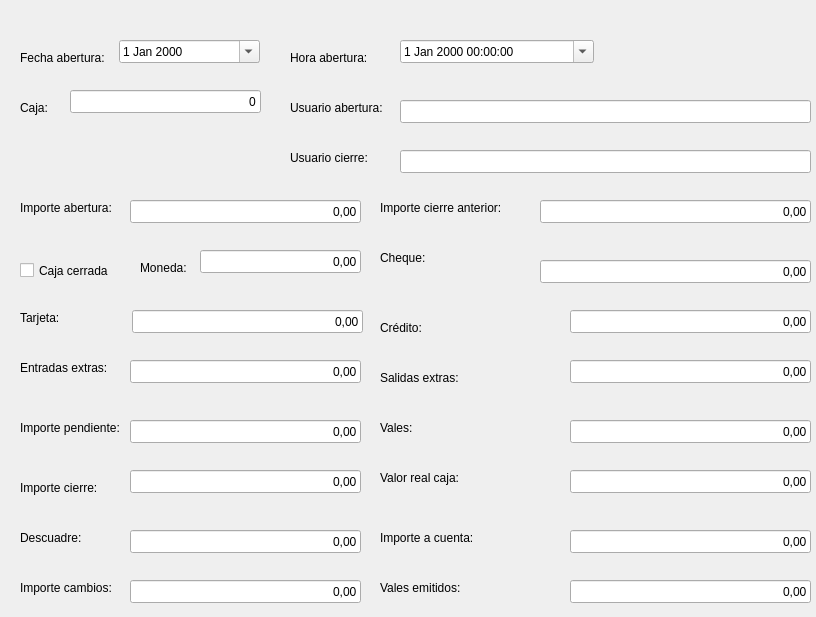
<?xml version="1.0" encoding="UTF-8"?>
<ui version="4.0">
 <class>Frmcajaabierta</class>
 <widget class="QDialog" name="Frmcajaabierta">
  <property name="geometry">
   <rect>
    <x>0</x>
    <y>0</y>
    <width>816</width>
    <height>617</height>
   </rect>
  </property>
  <property name="windowTitle">
   <string>Dialog</string>
  </property>
  <widget class="QDateEdit" name="txtdFechaAbertura">
   <property name="geometry">
    <rect>
     <x>119</x>
     <y>40</y>
     <width>141</width>
     <height>23</height>
    </rect>
   </property>
   <property name="calendarPopup">
    <bool>true</bool>
   </property>
  </widget>
  <widget class="QLabel" name="label">
   <property name="geometry">
    <rect>
     <x>20</x>
     <y>50</y>
     <width>91</width>
     <height>16</height>
    </rect>
   </property>
   <property name="text">
    <string>Fecha abertura:</string>
   </property>
  </widget>
  <widget class="QLabel" name="label_2">
   <property name="geometry">
    <rect>
     <x>290</x>
     <y>50</y>
     <width>91</width>
     <height>16</height>
    </rect>
   </property>
   <property name="text">
    <string>Hora abertura:</string>
   </property>
  </widget>
  <widget class="QDateTimeEdit" name="txtcHoraAbertura">
   <property name="geometry">
    <rect>
     <x>400</x>
     <y>40</y>
     <width>194</width>
     <height>23</height>
    </rect>
   </property>
   <property name="calendarPopup">
    <bool>true</bool>
   </property>
  </widget>
  <widget class="QLabel" name="label_3">
   <property name="geometry">
    <rect>
     <x>20</x>
     <y>100</y>
     <width>41</width>
     <height>16</height>
    </rect>
   </property>
   <property name="text">
    <string>Caja:</string>
   </property>
  </widget>
  <widget class="QLabel" name="label_4">
   <property name="geometry">
    <rect>
     <x>290</x>
     <y>100</y>
     <width>101</width>
     <height>16</height>
    </rect>
   </property>
   <property name="text">
    <string>Usuario abertura:</string>
   </property>
  </widget>
  <widget class="QLineEdit" name="txtnCaja">
   <property name="geometry">
    <rect>
     <x>70</x>
     <y>90</y>
     <width>191</width>
     <height>23</height>
    </rect>
   </property>
   <property name="text">
    <string>0</string>
   </property>
   <property name="alignment">
    <set>Qt::AlignRight|Qt::AlignTrailing|Qt::AlignVCenter</set>
   </property>
  </widget>
  <widget class="QLineEdit" name="txtcUsuarioAbertura">
   <property name="geometry">
    <rect>
     <x>400</x>
     <y>100</y>
     <width>411</width>
     <height>23</height>
    </rect>
   </property>
  </widget>
  <widget class="QLineEdit" name="txtcUsuarioCierre">
   <property name="geometry">
    <rect>
     <x>400</x>
     <y>150</y>
     <width>411</width>
     <height>23</height>
    </rect>
   </property>
  </widget>
  <widget class="QLabel" name="label_5">
   <property name="geometry">
    <rect>
     <x>290</x>
     <y>150</y>
     <width>81</width>
     <height>16</height>
    </rect>
   </property>
   <property name="text">
    <string>Usuario cierre:</string>
   </property>
  </widget>
  <widget class="QLabel" name="label_6">
   <property name="geometry">
    <rect>
     <x>20</x>
     <y>200</y>
     <width>101</width>
     <height>16</height>
    </rect>
   </property>
   <property name="text">
    <string>Importe abertura:</string>
   </property>
  </widget>
  <widget class="QLabel" name="label_7">
   <property name="geometry">
    <rect>
     <x>380</x>
     <y>200</y>
     <width>131</width>
     <height>16</height>
    </rect>
   </property>
   <property name="text">
    <string>Importe cierre anterior:</string>
   </property>
  </widget>
  <widget class="QLineEdit" name="txtrImporteAbertura">
   <property name="geometry">
    <rect>
     <x>130</x>
     <y>200</y>
     <width>231</width>
     <height>23</height>
    </rect>
   </property>
   <property name="text">
    <string>0,00</string>
   </property>
   <property name="alignment">
    <set>Qt::AlignRight|Qt::AlignTrailing|Qt::AlignVCenter</set>
   </property>
  </widget>
  <widget class="QLineEdit" name="txtrImporteCierreAnterior">
   <property name="geometry">
    <rect>
     <x>540</x>
     <y>200</y>
     <width>271</width>
     <height>23</height>
    </rect>
   </property>
   <property name="text">
    <string>0,00</string>
   </property>
   <property name="alignment">
    <set>Qt::AlignRight|Qt::AlignTrailing|Qt::AlignVCenter</set>
   </property>
  </widget>
  <widget class="QCheckBox" name="chklCajaCerrada">
   <property name="geometry">
    <rect>
     <x>20</x>
     <y>260</y>
     <width>101</width>
     <height>21</height>
    </rect>
   </property>
   <property name="text">
    <string>Caja cerrada</string>
   </property>
  </widget>
  <widget class="QLabel" name="label_8">
   <property name="geometry">
    <rect>
     <x>140</x>
     <y>260</y>
     <width>54</width>
     <height>15</height>
    </rect>
   </property>
   <property name="text">
    <string>Moneda:</string>
   </property>
  </widget>
  <widget class="QLabel" name="label_9">
   <property name="geometry">
    <rect>
     <x>380</x>
     <y>250</y>
     <width>54</width>
     <height>15</height>
    </rect>
   </property>
   <property name="text">
    <string>Cheque:</string>
   </property>
  </widget>
  <widget class="QLineEdit" name="txtrMoneda">
   <property name="geometry">
    <rect>
     <x>200</x>
     <y>250</y>
     <width>161</width>
     <height>23</height>
    </rect>
   </property>
   <property name="text">
    <string>0,00</string>
   </property>
   <property name="alignment">
    <set>Qt::AlignRight|Qt::AlignTrailing|Qt::AlignVCenter</set>
   </property>
  </widget>
  <widget class="QLineEdit" name="txtrCheque">
   <property name="geometry">
    <rect>
     <x>1024</x>
     <y>499</y>
     <width>161</width>
     <height>23</height>
    </rect>
   </property>
   <property name="text">
    <string>0,</string>
   </property>
   <property name="alignment">
    <set>Qt::AlignRight|Qt::AlignTrailing|Qt::AlignVCenter</set>
   </property>
  </widget>
  <widget class="QLineEdit" name="txtrTarjeta">
   <property name="geometry">
    <rect>
     <x>132</x>
     <y>310</y>
     <width>231</width>
     <height>23</height>
    </rect>
   </property>
   <property name="text">
    <string>0,00</string>
   </property>
   <property name="alignment">
    <set>Qt::AlignRight|Qt::AlignTrailing|Qt::AlignVCenter</set>
   </property>
  </widget>
  <widget class="QLineEdit" name="txtrCredito">
   <property name="geometry">
    <rect>
     <x>570</x>
     <y>310</y>
     <width>241</width>
     <height>23</height>
    </rect>
   </property>
   <property name="text">
    <string>0,00</string>
   </property>
   <property name="alignment">
    <set>Qt::AlignRight|Qt::AlignTrailing|Qt::AlignVCenter</set>
   </property>
  </widget>
  <widget class="QLabel" name="label_10">
   <property name="geometry">
    <rect>
     <x>20</x>
     <y>310</y>
     <width>54</width>
     <height>15</height>
    </rect>
   </property>
   <property name="text">
    <string>Tarjeta:</string>
   </property>
  </widget>
  <widget class="QLabel" name="label_11">
   <property name="geometry">
    <rect>
     <x>380</x>
     <y>320</y>
     <width>54</width>
     <height>15</height>
    </rect>
   </property>
   <property name="text">
    <string>Crédito:</string>
   </property>
  </widget>
  <widget class="QLabel" name="label_12">
   <property name="geometry">
    <rect>
     <x>20</x>
     <y>360</y>
     <width>91</width>
     <height>16</height>
    </rect>
   </property>
   <property name="text">
    <string>Entradas extras:</string>
   </property>
  </widget>
  <widget class="QLabel" name="label_13">
   <property name="geometry">
    <rect>
     <x>380</x>
     <y>370</y>
     <width>81</width>
     <height>16</height>
    </rect>
   </property>
   <property name="text">
    <string>Salidas extras:</string>
   </property>
  </widget>
  <widget class="QLineEdit" name="txtrEntradasExtras">
   <property name="geometry">
    <rect>
     <x>130</x>
     <y>360</y>
     <width>231</width>
     <height>23</height>
    </rect>
   </property>
   <property name="text">
    <string>0,00</string>
   </property>
   <property name="alignment">
    <set>Qt::AlignRight|Qt::AlignTrailing|Qt::AlignVCenter</set>
   </property>
  </widget>
  <widget class="QLineEdit" name="txtrSalidasExtras">
   <property name="geometry">
    <rect>
     <x>570</x>
     <y>360</y>
     <width>241</width>
     <height>23</height>
    </rect>
   </property>
   <property name="text">
    <string>0,00</string>
   </property>
   <property name="alignment">
    <set>Qt::AlignRight|Qt::AlignTrailing|Qt::AlignVCenter</set>
   </property>
  </widget>
  <widget class="QLineEdit" name="txtrImportePendiente">
   <property name="geometry">
    <rect>
     <x>130</x>
     <y>420</y>
     <width>231</width>
     <height>23</height>
    </rect>
   </property>
   <property name="text">
    <string>0,00</string>
   </property>
   <property name="alignment">
    <set>Qt::AlignRight|Qt::AlignTrailing|Qt::AlignVCenter</set>
   </property>
  </widget>
  <widget class="QLineEdit" name="txtrVales">
   <property name="geometry">
    <rect>
     <x>570</x>
     <y>420</y>
     <width>241</width>
     <height>23</height>
    </rect>
   </property>
   <property name="text">
    <string>0,00</string>
   </property>
   <property name="alignment">
    <set>Qt::AlignRight|Qt::AlignTrailing|Qt::AlignVCenter</set>
   </property>
  </widget>
  <widget class="QLabel" name="label_14">
   <property name="geometry">
    <rect>
     <x>20</x>
     <y>420</y>
     <width>111</width>
     <height>16</height>
    </rect>
   </property>
   <property name="text">
    <string>Importe pendiente:</string>
   </property>
  </widget>
  <widget class="QLabel" name="label_15">
   <property name="geometry">
    <rect>
     <x>380</x>
     <y>420</y>
     <width>54</width>
     <height>15</height>
    </rect>
   </property>
   <property name="text">
    <string>Vales:</string>
   </property>
  </widget>
  <widget class="QLabel" name="label_16">
   <property name="geometry">
    <rect>
     <x>20</x>
     <y>480</y>
     <width>91</width>
     <height>16</height>
    </rect>
   </property>
   <property name="text">
    <string>Importe cierre:</string>
   </property>
  </widget>
  <widget class="QLabel" name="label_17">
   <property name="geometry">
    <rect>
     <x>380</x>
     <y>470</y>
     <width>91</width>
     <height>16</height>
    </rect>
   </property>
   <property name="text">
    <string>Valor real caja:</string>
   </property>
  </widget>
  <widget class="QLineEdit" name="txtrImporteCierre">
   <property name="geometry">
    <rect>
     <x>130</x>
     <y>470</y>
     <width>231</width>
     <height>23</height>
    </rect>
   </property>
   <property name="text">
    <string>0,00</string>
   </property>
   <property name="alignment">
    <set>Qt::AlignRight|Qt::AlignTrailing|Qt::AlignVCenter</set>
   </property>
  </widget>
  <widget class="QLineEdit" name="txtrValorRealCaja">
   <property name="geometry">
    <rect>
     <x>570</x>
     <y>470</y>
     <width>241</width>
     <height>23</height>
    </rect>
   </property>
   <property name="text">
    <string>0,00</string>
   </property>
   <property name="alignment">
    <set>Qt::AlignRight|Qt::AlignTrailing|Qt::AlignVCenter</set>
   </property>
  </widget>
  <widget class="QLineEdit" name="txtrCheque_">
   <property name="geometry">
    <rect>
     <x>540</x>
     <y>260</y>
     <width>271</width>
     <height>23</height>
    </rect>
   </property>
   <property name="text">
    <string>0,00</string>
   </property>
   <property name="alignment">
    <set>Qt::AlignRight|Qt::AlignTrailing|Qt::AlignVCenter</set>
   </property>
  </widget>
  <widget class="QLineEdit" name="txtrDescuadre">
   <property name="geometry">
    <rect>
     <x>130</x>
     <y>530</y>
     <width>231</width>
     <height>23</height>
    </rect>
   </property>
   <property name="text">
    <string>0,00</string>
   </property>
   <property name="alignment">
    <set>Qt::AlignRight|Qt::AlignTrailing|Qt::AlignVCenter</set>
   </property>
  </widget>
  <widget class="QLineEdit" name="txtrImporteACuenta">
   <property name="geometry">
    <rect>
     <x>570</x>
     <y>530</y>
     <width>241</width>
     <height>23</height>
    </rect>
   </property>
   <property name="text">
    <string>0,00</string>
   </property>
   <property name="alignment">
    <set>Qt::AlignRight|Qt::AlignTrailing|Qt::AlignVCenter</set>
   </property>
  </widget>
  <widget class="QLineEdit" name="txtrImporteCambios">
   <property name="geometry">
    <rect>
     <x>130</x>
     <y>580</y>
     <width>231</width>
     <height>23</height>
    </rect>
   </property>
   <property name="text">
    <string>0,00</string>
   </property>
   <property name="alignment">
    <set>Qt::AlignRight|Qt::AlignTrailing|Qt::AlignVCenter</set>
   </property>
  </widget>
  <widget class="QLineEdit" name="txtrValesEmitidos">
   <property name="geometry">
    <rect>
     <x>570</x>
     <y>580</y>
     <width>241</width>
     <height>23</height>
    </rect>
   </property>
   <property name="text">
    <string>0,00</string>
   </property>
   <property name="alignment">
    <set>Qt::AlignRight|Qt::AlignTrailing|Qt::AlignVCenter</set>
   </property>
  </widget>
  <widget class="QLabel" name="label_18">
   <property name="geometry">
    <rect>
     <x>20</x>
     <y>530</y>
     <width>71</width>
     <height>16</height>
    </rect>
   </property>
   <property name="text">
    <string>Descuadre:</string>
   </property>
  </widget>
  <widget class="QLabel" name="label_19">
   <property name="geometry">
    <rect>
     <x>20</x>
     <y>580</y>
     <width>101</width>
     <height>16</height>
    </rect>
   </property>
   <property name="text">
    <string>Importe cambios:</string>
   </property>
  </widget>
  <widget class="QLabel" name="label_20">
   <property name="geometry">
    <rect>
     <x>380</x>
     <y>530</y>
     <width>101</width>
     <height>16</height>
    </rect>
   </property>
   <property name="text">
    <string>Importe a cuenta:</string>
   </property>
  </widget>
  <widget class="QLabel" name="label_21">
   <property name="geometry">
    <rect>
     <x>380</x>
     <y>580</y>
     <width>91</width>
     <height>16</height>
    </rect>
   </property>
   <property name="text">
    <string>Vales emitidos:</string>
   </property>
  </widget>
 </widget>
 <resources/>
 <connections/>
</ui>
